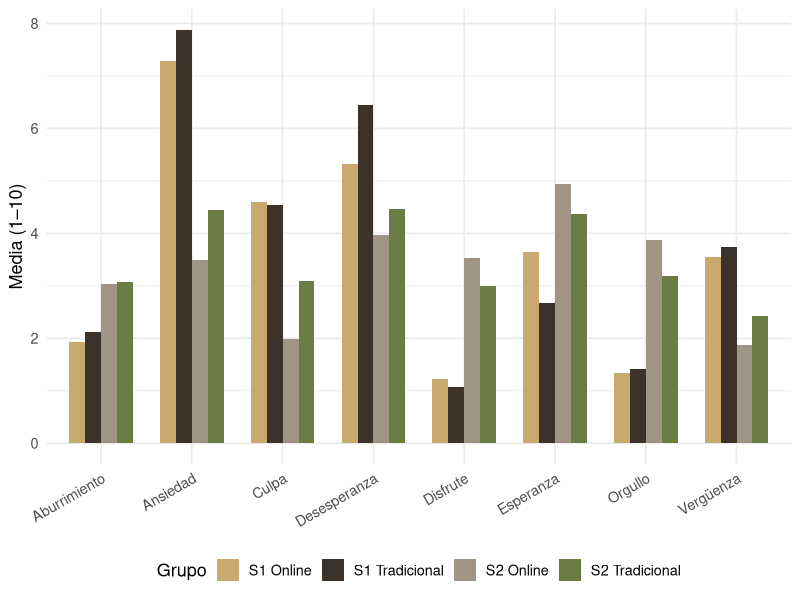

Here is the R script that generated this plot:
## ---- chunk 1
library(haven)
library(dplyr)
library(tidyr)
library(ggplot2)

# Leer y estandarizar nombres
s1_trad   <- read_sav("datos/Study_1_Traditional_Students.sav") |> rename_with(tolower)
s1_online <- read_sav("datos/Study_1_Online_Students.sav")      |> rename_with(tolower)
s2_trad   <- read_sav("datos/Study_2_Traditional_Students.sav") |> rename_with(tolower)
s2_online <- read_sav("datos/Study_2_Online_Students.sav")      |> rename_with(tolower)

emo_vars <- c("emo_1","emo_2","emo_3","emo_4","emo_7","emo_10","emo_11","emo_13")
emo_labels <- c("Esperanza","Culpa","Desesperanza","Orgullo",
                "Vergüenza","Aburrimiento","Ansiedad","Disfrute")

# Combinar
df <- bind_rows(
  s1_trad   |> mutate(grupo = "S1 Tradicional"),
  s1_online |> mutate(grupo = "S1 Online"),
  s2_trad   |> mutate(grupo = "S2 Tradicional"),
  s2_online |> mutate(grupo = "S2 Online")
) |> select(grupo, all_of(emo_vars))

# Calcular medias por grupo
medias <- df |>
  group_by(grupo) |>
  summarise(across(all_of(emo_vars), \(x) mean(as.numeric(x), na.rm = TRUE))) |>
  pivot_longer(-grupo, names_to = "var", values_to = "media") |>
  mutate(emocion = emo_labels[match(var, emo_vars)])

# Gráfico
ggplot(medias, aes(x = emocion, y = media, fill = grupo)) +
  geom_col(position = "dodge", width = 0.7) +
  scale_fill_manual(values = c(
    "S1 Tradicional" = "#3d3229",
    "S1 Online"      = "#c9a96e",
    "S2 Tradicional" = "#6b7c45",
    "S2 Online"      = "#a09585"
  )) +
  labs(
    x        = NULL,
    y        = "Media (1–10)",
    fill     = "Grupo"
  ) +
  theme_minimal(base_size = 13) +
  theme(
    axis.text.x      = element_text(angle = 30, hjust = 1),
    plot.title       = element_text(face = "bold"),
    legend.position  = "bottom"
  )
